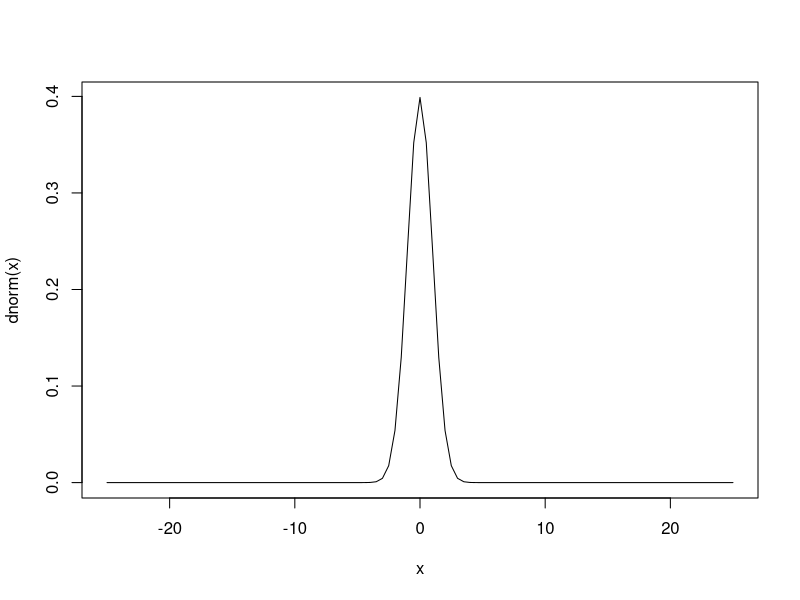
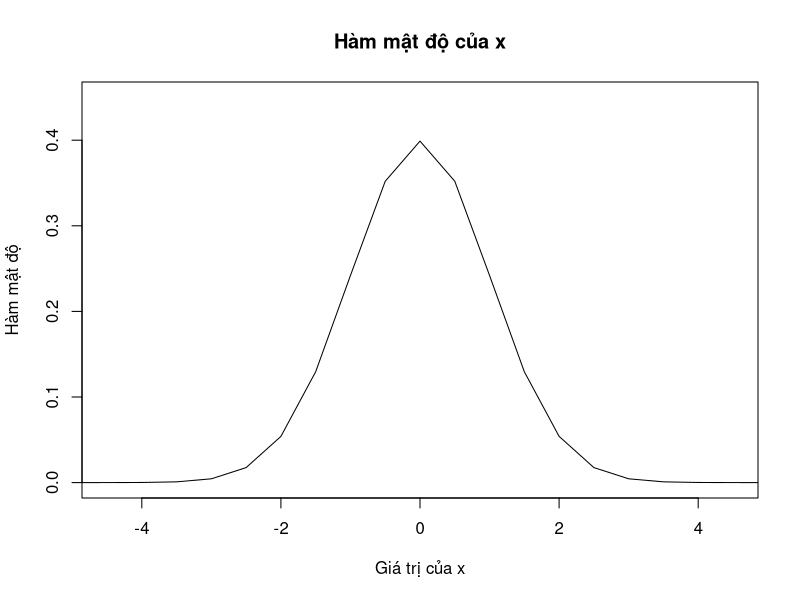
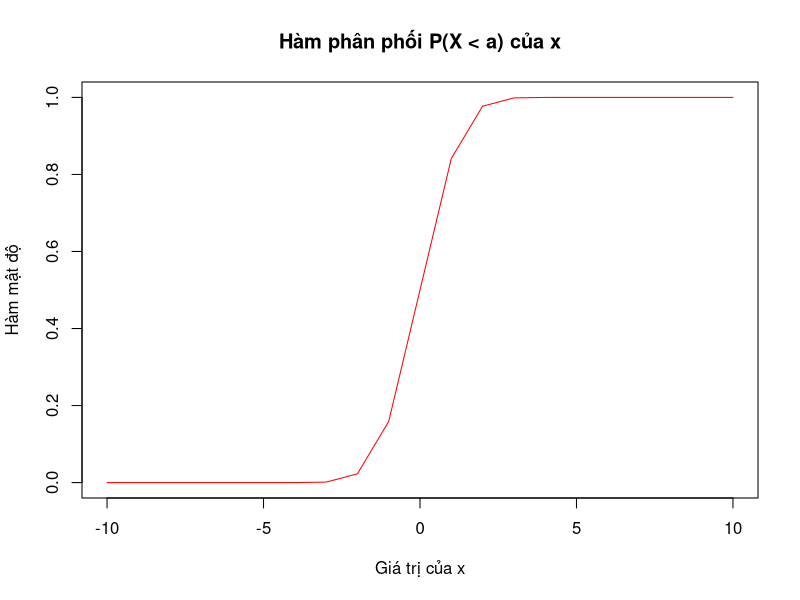
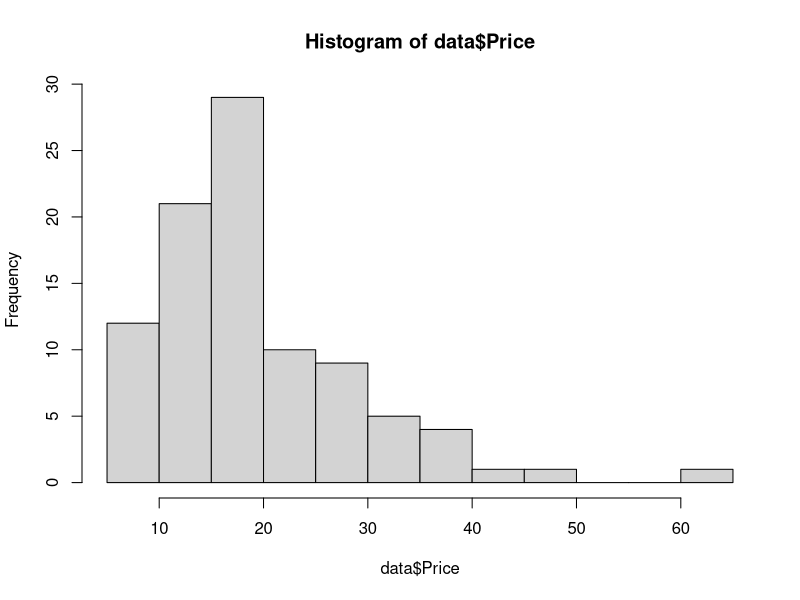
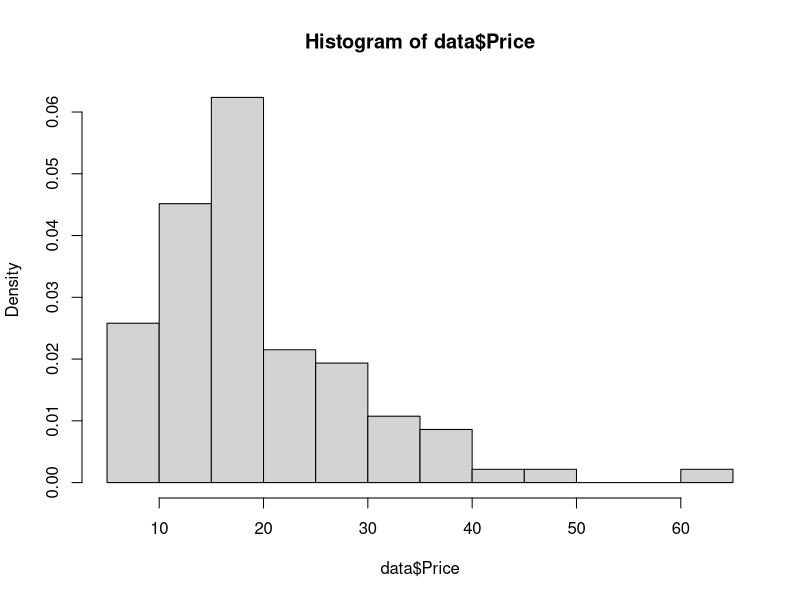
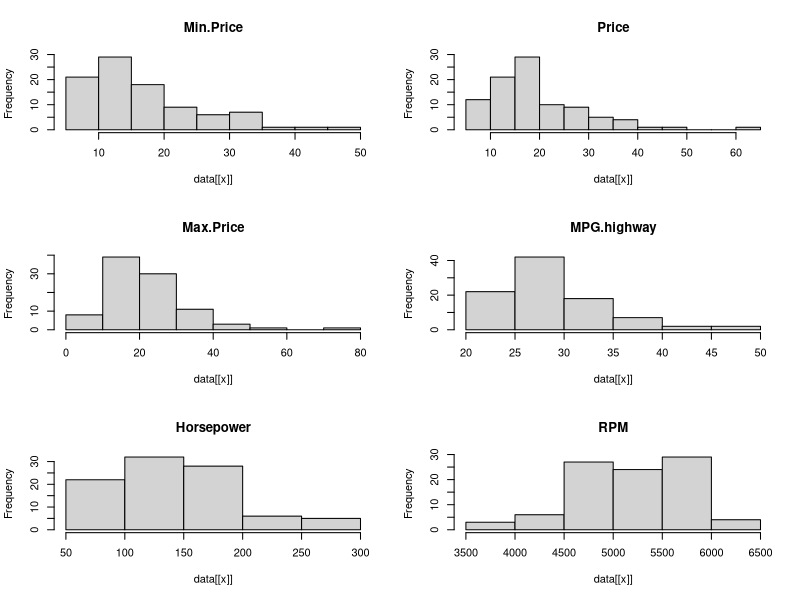
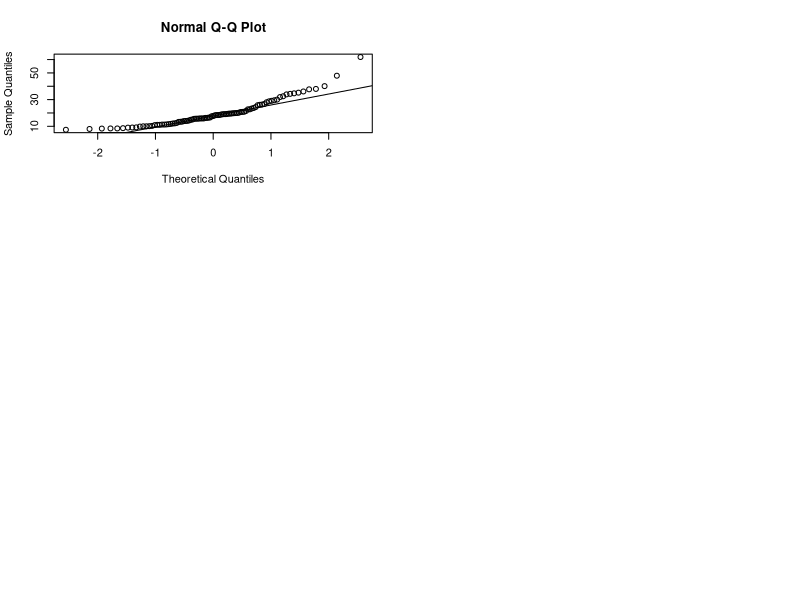
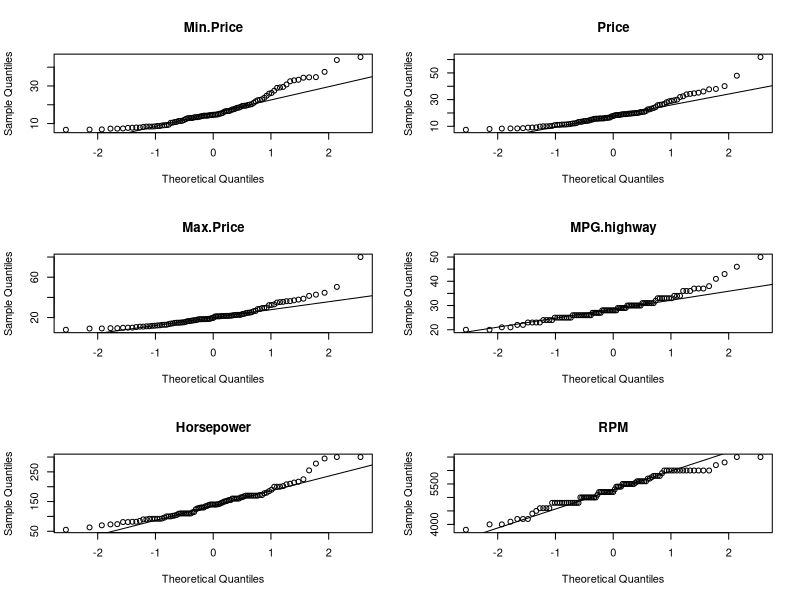

Recreate these plots in R, in order.
# Phân bố chuẩn
# 1. Hàm mật độ dnorm(x, mean, sd)
## Tham số x là bắt buộc, nếu ko đưa thì mặc định mean = 10, sd = 1 --> chuẩn tắc
dnorm(5)    # hàm mật độ f(x) = f(5) khi X ~ N(0, 1)
dnorm(5, 2, 1.2)    # X ~ N(2, 1.2^2)
## Vẽ hàm mật độ
x <- (-50:50)/2
plot(x, dnorm(x), type = "l")   # Phân bố chuẩn tắc
plot(x, dnorm(x), type = "l", xlim = c(-4.5, 4.5), ylim = c(0, 0.45), xlab = "Giá trị của x", ylab = "Hàm mật độ", main = "Hàm mật độ của x")


# 2. Hàm phân phối tích lũy pnorm(q, mean, sd) = P(X < q) biết X ~ N(mean, sd^2)
pnorm(0.9) # P(X < 0.9) biết X ~ N(0, 1)
pnorm(12, 15, 2) # P(X < 12) khi X ~ N(15, 2^2)
x = (-10:10) # X ~ N(0, 1)
## Vẽ hàm phân phối của X, đặt tên đồ thị, trên trục Ox, Oy với độ dài Ox, Oy phù hợp
plot(x, pnorm(x), type = "l", xlim = c(-10, 10), ylim = c(0, 1), xlab = "Giá trị của x", ylab = "Hàm mật độ", main = "Hàm phân phối P(X < a) của x", col = "red")


# 3. Hàm phân vị: qnorm(p, mean, sd) = a tức P(X < a) = p, X ~ N(mean, sd^2)
qnorm(0.9)  # Tìm a biết P(X < a) = 0.9, X ~ N(0, 1)
qnorm(0.95)  # Tìm a biết P(X < a) = 0.95, X ~ N(0, 1)

# 4. Hàm sinh ngẫu nhiên rnorm(n, mean, sd) --> sinh ngẫu nhiên n giá trị của X ~ N(mean, sd^2)
rnorm(5)  # Sinh ngẫu nhiên 5 giá trị của X
rnorm(5, 170, sqrt(10))   # Sinh ngẫu nhiên 5 giá trị của X biết X ~ N(170, 10)


### Quan sát dữ liệu
library(MASS)
names(Cars93)
head(Cars93)  # Tách dữ liệu để lấy tên cột
data = Cars93[, c("Min.Price", "Price", "Max.Price", "MPG.highway", "Horsepower", "RPM")]
hist(data$Price, freq = TRUE)  # tổ chức đồ (mặc định là False)
hist(data$Price, freq = FALSE)  # không theo tần suất
par(mfrow = c(3,2))   # Khung vẽ đồ thi chia làm 3 hàng 2 cột 
sapply(colnames(data), function(x) {
  hist(data[[x]], main = x)  # tổ chức đồ
})

### Kiểm tra đồ thị bằng QQ-plot (trực quan - nên dùng shapiro.test)
#### (x_i, h_i) - qqnorm
#### + x_i là giá trị thực được sắp xếp x_1 <= x_2 <= ... <= x_n)
#### + h_i là các giá trị phân vị mong muốn: 
# x_1_h = phi^(-1) (1/(n+1)) tức P(X < x_1_h) = 1 /(n+1)
# x_2_h = phi^(-1) (2/(n+1)), ..., x_n_h = phi^(-1) (n/(n+1))
qqnorm(data$Price)
qqline(data$Price)

# Cách 1: Nhìn đồ thị
par(mfrow = c(3,2))   # Khung vẽ đồ thi chia làm 3 hàng 2 cột 
sapply(colnames(data), function(x) {
  qqnorm(data[[x]], main = x)
  qqline(data[[x]])
})

# Cách 2: shapiro.test
sapply(colnames(data), function(x) {
  shapiro.test(data[[x]])$p.value
}) # --> gần đến 0 là phân bố ko chuẩn (<= 0.05 là không chuẩn, > 0.05 là chuẩn)


# BÀI TOÁN KIỂM ĐỊNH
## H0: X tuân theo phân phối chuẩn vs H1: X không tuân theo phân phối chuẩn
install.packages("fBasics")
library("fBasics")

ksnormTest((data$Min.Price - mean(data$Min.Price))/ sd(data$Min.Price))
ks.test(data$Min.Price, "pnorm")

## Một số đặc trưng
sample = rnorm(5)
mean(sample) # GTTB - kỳ vọng
var(sample)  # phương sai
sd(sample)   # độ lệch chuẩn
t.test(sample, mu = 2, alt = "less", conf.level = 0.99) # Kiểm định xen mẫu có GTTB <= 2 không?
### alternative hypothesis là H1 (alt theo H1, conf.level là khoảng tin cậy)


t.test(sample, conf.level = 0.99)$conf.int
# H0: EX = 0 và H1: EX != 0
# Do pvalue > 0.05 --> chấp nhận H0 và ngược lại 


# So sánh với 2 mẫu
sample1 = rnorm(10, 3, 1.2)
sample2 = rnorm(15, 2.8, 1.4)
t.test(sample1, sample2)
# H0: Es1 = Es2 và H1: Es1 != Es2
# 95% confidence interval: Es1 - Es2 (-0.3564534  1.9262418)

# 
sample1 = rnorm(10, 3, 1.2)
sample2 = rnorm(10, 2.8, 1.4)
dt = cbind(sample1, sample2)
dt
colMeans(dt)  # GTTB theo cột
cov(dt)   # ma trận hiệp phương sai

var(dt)
var(dt[, "sample1"])

cor(dt) # ma trận tương quan mẫu
cor(sample1, sample2)

data("mtcars")
cov(mtcars)
a = eigen(cor(mtcars))
a
a$vectors
a$values
